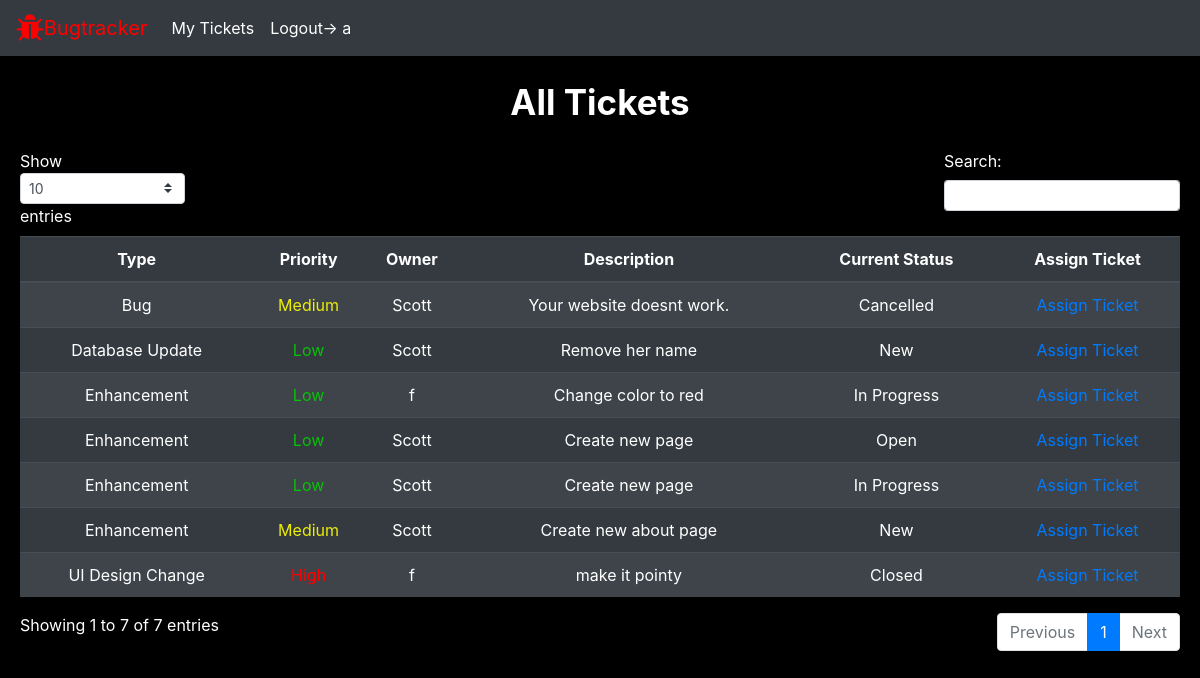
The page /allTickets/ (signed in) on the database as committed earlier.
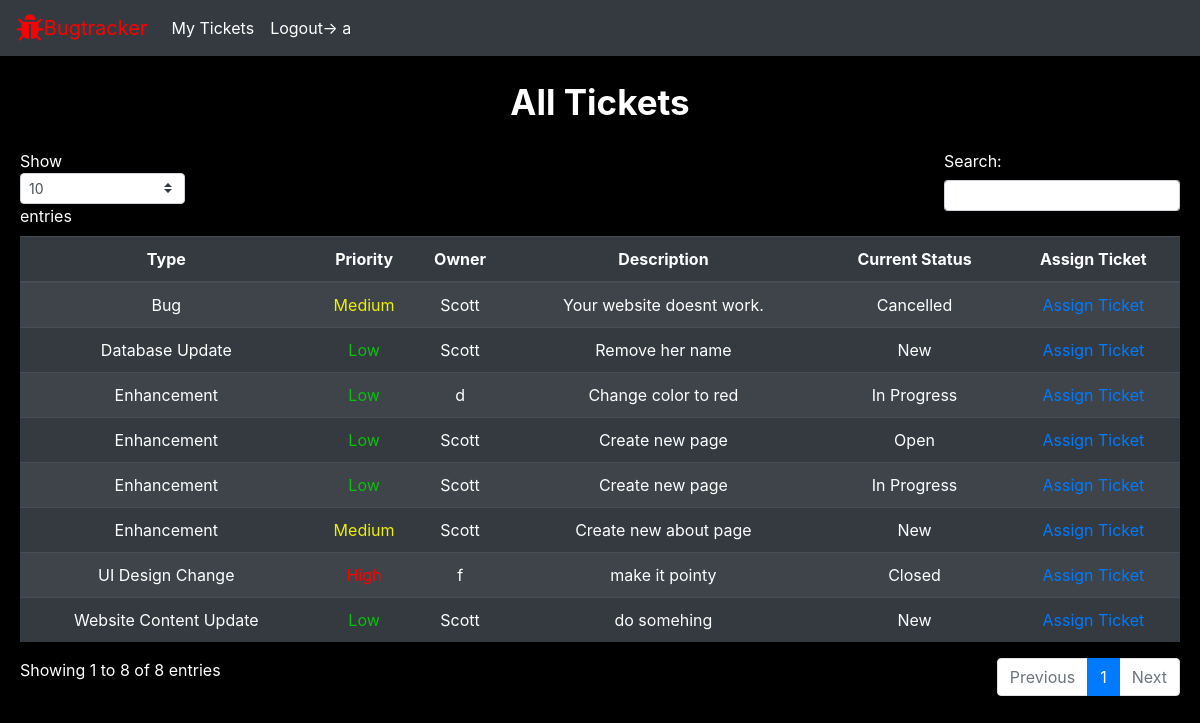
The same page on the database as committed later.
### bugs/models.py (models this page shows)
class Bug(models.Model):
     bug_id=models.AutoField(primary_key=True)
     bug_type=models.ForeignKey(BugType, on_delete=models.CASCADE )
     bug_priority=models.ForeignKey(BugPriority,on_delete=models.CASCADE)
     bug_desc=models.CharField(max_length=280)
     bug_owner=models.ForeignKey(UserProfile, on_delete=models.CASCADE , default='2')
     bug_status=models.ForeignKey(BugStatus, on_delete=models.CASCADE, default='1')

class BugType(models.Model):
    bug_type_id=models.CharField(max_length=5,primary_key=True)
    bug_type=models.CharField(max_length=100)

class BugPriority(models.Model):
    bug_priority_id=models.CharField(max_length=5,primary_key=True)
    bug_priority=models.CharField(max_length=10)

class BugStatus(models.Model):
    bug_status_id=models.CharField(max_length=5,primary_key=True)
    bug_status=models.CharField(max_length=20)

### core/models.py (models this page shows, shortened)
class UserProfile(AbstractBaseUser):
    email 					= models.EmailField(verbose_name="email", max_length=60, unique=True)
    username 				= models.CharField (max_length=30, unique=True, default='')
    date_joined				= models.DateTimeField(verbose_name='date joined', auto_now_add=True )
    last_login				= models.DateTimeField(verbose_name='last login', auto_now=True)
    is_admin				= models.BooleanField(default=False)
    is_active				= models.BooleanField(default=True)
    is_staff				= models.BooleanField(default=False)
    is_superuser			= models.BooleanField(default=False)
    role                    =models.ForeignKey(Role, on_delete=models.CASCADE , default='1')
    USERNAME_FIELD = 'username'
    REQUIRED_FIELDS=['email']
    objects = MyAccountManager()

### bugs/views.py (the view)
# urls.py: path('allTickets/',bug_views.all_tickets),
@login_required(login_url='/login/')
def all_tickets(request):
    page_data=Bug.objects.all()
    return render(request, 'staff/all-tickets.html', {'page_data':page_data})

### templates/staff/all-tickets.html (shortened to what this page needs)
<html>
  <head>
    {% include "util/bootstrap.html" %}
    {% load static %}
    <link rel="stylesheet" href="https://cdnjs.cloudflare.com/ajax/libs/font-awesome/4.7.0/css/font-awesome.min.css">
    <link rel="stylesheet" type="text/css" href="https://cdnjs.cloudflare.com/ajax/libs/twitter-bootstrap/4.5.2/css/bootstrap.css">
    <link rel="stylesheet" type="text/css" href="https://cdn.datatables.net/1.12.0/js/dataTables.bootstrap4.min.js">
    <link rel="stylesheet" href="{%static 'index.css' %}" />
  </head>
  <body>
    {% include "util/nav-staff.html" %}
    <div class="heading" >All Tickets</div>
    <table id="data-table" class="table table-striped table-dark" >
    <thead>
    <tr>
        <th>Type</th>
        <th>Priority</th>
        <th>Owner</th>
        <th>Description</th>
        <th>Current Status</th>
        <th>Assign Ticket</th>
    </tr>
    </thead>
    <tbody >
    {% for data in page_data %}
    <tr>
        <td>{{ data.bug_type.bug_type}}</td>
        {% if data.bug_priority.bug_priority == 'Low' %}
        <td style="color:rgb(8, 193, 8)">{{ data.bug_priority.bug_priority }}</td>
        {% elif data.bug_priority.bug_priority == 'Medium' %}
        <td style="color: rgb(238, 238, 6)">{{ data.bug_priority.bug_priority }}</td>
        {% else %}
        <td style="color:red">{{ data.bug_priority.bug_priority }}</td>
        {% endif %}
        <td>{{ data.bug_owner.username }}</td>
        <td>{{ data.bug_desc }}</td>
        <td>{{ data.bug_status.bug_status }}</td>
        <td style="padding:0px" class="text-center align-middle">
            <a class="btn btn-outlined btn-link" href="assign/{{data.bug_id}}">
              Assign Ticket
        </a>
        </td>
    </tr>
    {% endfor %}
    </tbody>
    </table>
  </body>
</html>

Rows that differ between the two databases and show on the page:
changed Bug "Change color to red": bug_owner.username "f" → "d"
added Bug: bug_type.bug_type "Website Content Update", bug_priority.bug_priority "Low", bug_owner.username "Scott", bug_desc "do somehing", bug_status.bug_status "New"
Other text that changed with them:
text written by a page script: "Show entries Search: Showing 1 to 7 of 7 entries Previous 1 Next" → "Show entries Search: Showing 1 to 8 of 8 entries Previous 1 Next"
